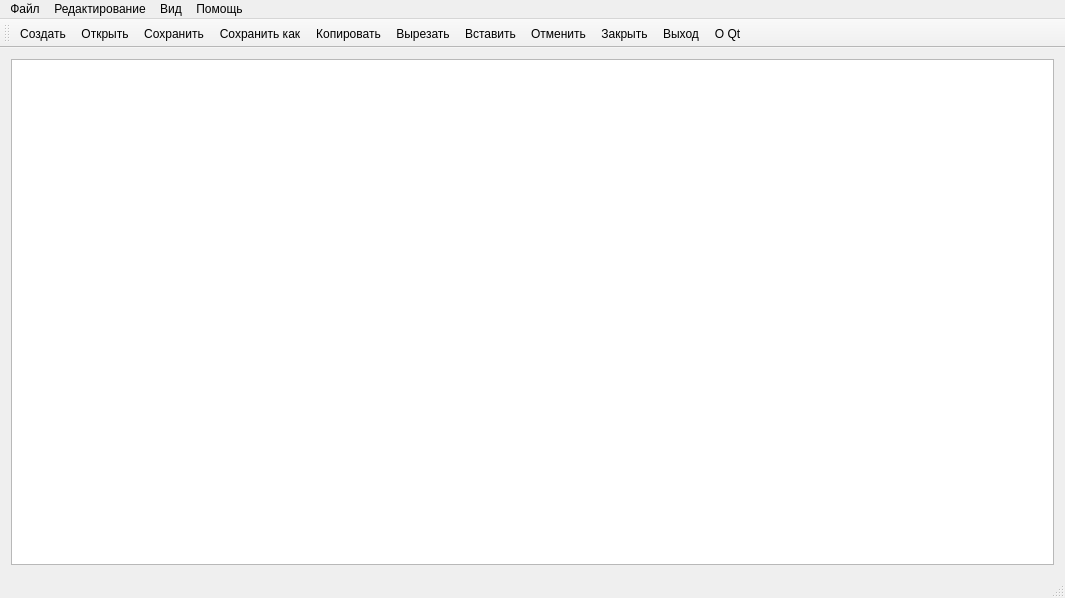
<?xml version="1.0" encoding="UTF-8"?>
<ui version="4.0">
 <class>MainWindow</class>
 <widget class="QMainWindow" name="MainWindow">
  <property name="geometry">
   <rect>
    <x>0</x>
    <y>0</y>
    <width>1065</width>
    <height>598</height>
   </rect>
  </property>
  <property name="windowTitle">
   <string>MainWindow</string>
  </property>
  <widget class="QWidget" name="centralWidget">
   <layout class="QHBoxLayout" name="horizontalLayout">
    <item>
     <widget class="QTextEdit" name="textEdit"/>
    </item>
   </layout>
  </widget>
  <widget class="QMenuBar" name="menuBar">
   <property name="geometry">
    <rect>
     <x>0</x>
     <y>0</y>
     <width>1065</width>
     <height>21</height>
    </rect>
   </property>
   <widget class="QMenu" name="menu">
    <property name="title">
     <string>Файл</string>
    </property>
    <addaction name="action_7"/>
    <addaction name="action_2"/>
    <addaction name="fileSave"/>
    <addaction name="fileSaveAs"/>
    <addaction name="action_5"/>
    <addaction name="action_6"/>
   </widget>
   <widget class="QMenu" name="menu_3">
    <property name="title">
     <string>Редактирование</string>
    </property>
    <addaction name="copy"/>
    <addaction name="cut"/>
    <addaction name="ins"/>
    <addaction name="otm"/>
    <addaction name="povt"/>
   </widget>
   <widget class="QMenu" name="menu_4">
    <property name="title">
     <string>Вид</string>
    </property>
    <addaction name="action_13"/>
   </widget>
   <widget class="QMenu" name="menu_5">
    <property name="title">
     <string>Помощь</string>
    </property>
    <addaction name="action_14"/>
    <addaction name="action_Qt"/>
   </widget>
   <addaction name="menu"/>
   <addaction name="menu_3"/>
   <addaction name="menu_4"/>
   <addaction name="menu_5"/>
  </widget>
  <widget class="QToolBar" name="mainToolBar">
   <attribute name="toolBarArea">
    <enum>TopToolBarArea</enum>
   </attribute>
   <attribute name="toolBarBreak">
    <bool>false</bool>
   </attribute>
   <addaction name="action_7"/>
   <addaction name="action_2"/>
   <addaction name="fileSave"/>
   <addaction name="fileSaveAs"/>
   <addaction name="copy"/>
   <addaction name="cut"/>
   <addaction name="ins"/>
   <addaction name="otm"/>
   <addaction name="action_5"/>
   <addaction name="action_6"/>
   <addaction name="action_Qt"/>
  </widget>
  <widget class="QStatusBar" name="statusBar"/>
  <action name="action_2">
   <property name="icon">
    <iconset resource="img.qrc">
     <normaloff>:/new/img/img/open.png</normaloff>:/new/img/img/open.png</iconset>
   </property>
   <property name="text">
    <string>Открыть</string>
   </property>
   <property name="shortcut">
    <string>Ctrl+O</string>
   </property>
  </action>
  <action name="fileSave">
   <property name="icon">
    <iconset resource="img.qrc">
     <normaloff>:/new/img/img/save.png</normaloff>:/new/img/img/save.png</iconset>
   </property>
   <property name="text">
    <string>Сохранить </string>
   </property>
   <property name="shortcut">
    <string>Ctrl+S</string>
   </property>
  </action>
  <action name="actionCtrl_N">
   <property name="text">
    <string>Ctrl+N</string>
   </property>
  </action>
  <action name="fileSaveAs">
   <property name="icon">
    <iconset>
     <normaloff>img/save_as.png</normaloff>img/save_as.png</iconset>
   </property>
   <property name="text">
    <string>Сохранить как </string>
   </property>
   <property name="shortcut">
    <string>Ctrl+Shift+S</string>
   </property>
  </action>
  <action name="action_5">
   <property name="icon">
    <iconset resource="img.qrc">
     <normaloff>:/new/img/img/del.png</normaloff>:/new/img/img/del.png</iconset>
   </property>
   <property name="text">
    <string>Закрыть </string>
   </property>
   <property name="shortcut">
    <string>Ctrl+W</string>
   </property>
  </action>
  <action name="action_6">
   <property name="icon">
    <iconset resource="img.qrc">
     <normaloff>:/new/img/img/exit.png</normaloff>:/new/img/img/exit.png</iconset>
   </property>
   <property name="text">
    <string>Выход</string>
   </property>
  </action>
  <action name="action_7">
   <property name="icon">
    <iconset resource="img.qrc">
     <normaloff>:/new/img/img/new.png</normaloff>:/new/img/img/new.png</iconset>
   </property>
   <property name="text">
    <string>Создать </string>
   </property>
   <property name="shortcut">
    <string>Ctrl+N</string>
   </property>
  </action>
  <action name="copy">
   <property name="icon">
    <iconset resource="img.qrc">
     <normaloff>:/new/img/img/copy.png</normaloff>:/new/img/img/copy.png</iconset>
   </property>
   <property name="text">
    <string>Копировать </string>
   </property>
   <property name="shortcut">
    <string>Ctrl+C</string>
   </property>
  </action>
  <action name="cut">
   <property name="icon">
    <iconset resource="img.qrc">
     <normaloff>:/new/img/img/cut.png</normaloff>:/new/img/img/cut.png</iconset>
   </property>
   <property name="text">
    <string>Вырезать </string>
   </property>
   <property name="shortcut">
    <string>Ctrl+X</string>
   </property>
  </action>
  <action name="ins">
   <property name="icon">
    <iconset resource="img.qrc">
     <normaloff>:/new/img/img/paste.png</normaloff>:/new/img/img/paste.png</iconset>
   </property>
   <property name="text">
    <string>Вставить </string>
   </property>
   <property name="shortcut">
    <string>Ctrl+V</string>
   </property>
  </action>
  <action name="otm">
   <property name="icon">
    <iconset resource="img.qrc">
     <normaloff>:/new/img/img/edit_undo.png</normaloff>:/new/img/img/edit_undo.png</iconset>
   </property>
   <property name="text">
    <string>Отменить </string>
   </property>
   <property name="shortcut">
    <string>Ctrl+Z</string>
   </property>
  </action>
  <action name="povt">
   <property name="icon">
    <iconset resource="img.qrc">
     <normaloff>:/new/img/img/edit_redo.png</normaloff>:/new/img/img/edit_redo.png</iconset>
   </property>
   <property name="text">
    <string>Повторить </string>
   </property>
   <property name="shortcut">
    <string>Ctrl+Y</string>
   </property>
  </action>
  <action name="action_13">
   <property name="text">
    <string>Выбрать шрифт</string>
   </property>
  </action>
  <action name="action_14">
   <property name="text">
    <string>О программе</string>
   </property>
  </action>
  <action name="action_Qt">
   <property name="icon">
    <iconset resource="img.qrc">
     <normaloff>:/new/img/img/info.png</normaloff>:/new/img/img/info.png</iconset>
   </property>
   <property name="text">
    <string>О Qt</string>
   </property>
  </action>
 </widget>
 <layoutdefault spacing="6" margin="11"/>
 <resources>
  <include location="img.qrc"/>
 </resources>
 <connections/>
</ui>
